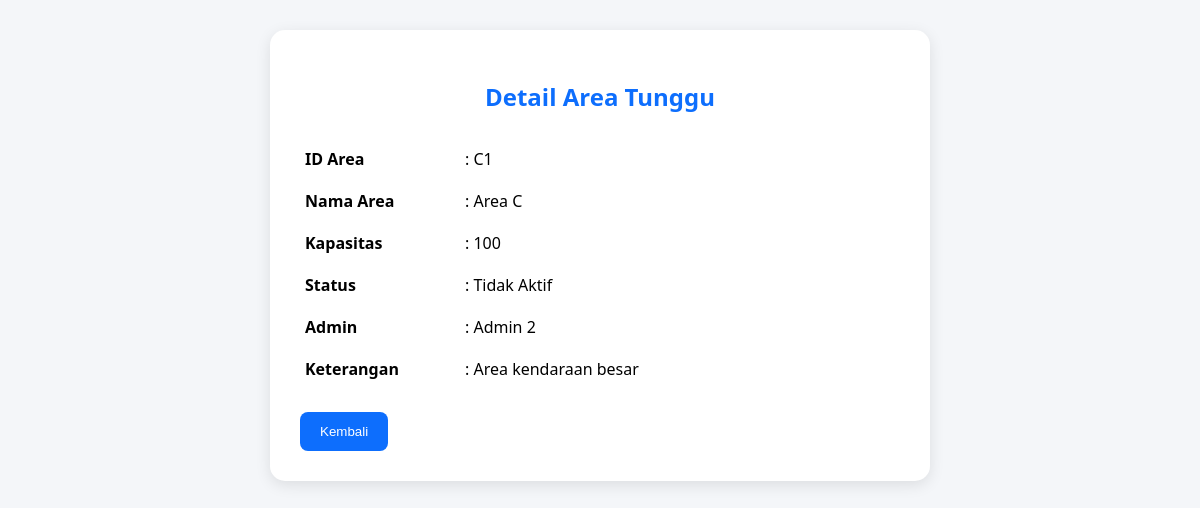
The page /admin/areaTunggu/detail.php?id=C1 on the database its author committed.
### tables this page shows
CREATE TABLE area_tunggu (
    id_area VARCHAR(10) PRIMARY KEY,
    id_user INT NOT NULL,
    nama_area VARCHAR(50) NOT NULL,
    kapasitas INT NOT NULL,
    status ENUM('Aktif','Tidak Aktif') DEFAULT 'Aktif',
    keterangan TEXT,

    FOREIGN KEY (id_user)
    REFERENCES users(id_user)
);

CREATE TABLE users (
    id_user INT AUTO_INCREMENT PRIMARY KEY,
    nama VARCHAR(100) NOT NULL,
    username VARCHAR(50) NOT NULL UNIQUE,
    password VARCHAR(255) NOT NULL,
    role ENUM('admin','petugas') NOT NULL
);

### admin/areaTunggu/detail.php (the view, shortened to what this page needs)
<?php
include "../../config/koneksi.php";
if (isset($_GET['id'])) {
    $id = $_GET['id'];
    $query = "SELECT area_tunggu.*, users.nama
              FROM area_tunggu
              JOIN users
              ON area_tunggu.id_user = users.id_user
              WHERE area_tunggu.id_area = '$id'";
    $data = mysqli_query($koneksi, $query);
    $row = mysqli_fetch_assoc($data);
} else {
    echo "ID area tidak ditemukan!";
    exit();
}
?>
<!DOCTYPE html>
<html lang="id">
<head>
    <link rel="stylesheet" href="../../assets/css/form.css">
</head>
<body>
<div class="form-box">
    <h2>Detail Area Tunggu</h2>
    <table class="detail-table">
        <tr>
            <td><strong>ID Area</strong></td>
            <td>: <?= $row['id_area']; ?></td>
        </tr>
        <tr>
            <td><strong>Nama Area</strong></td>
            <td>: <?= $row['nama_area']; ?></td>
        </tr>
        <tr>
            <td><strong>Kapasitas</strong></td>
            <td>: <?= $row['kapasitas']; ?></td>
        </tr>
        <tr>
            <td><strong>Status</strong></td>
            <td>: <?= $row['status']; ?></td>
        </tr>
        <tr>
            <td><strong>Admin</strong></td>
            <td>: <?= $row['nama']; ?></td>
        </tr>
        <tr>
            <td><strong>Keterangan</strong></td>
            <td>: <?= $row['keterangan']; ?></td>
        </tr>
    </table>
    <br>
    <button type="button" onclick="window.location='index.php'">
        Kembali
    </button>
</div>

### assets/css/form.css (style rules this page uses)
body { background:#f4f6f9; font-family:Segoe UI; }
.form-box { width:600px; margin:30px auto; background:white; padding:30px; border-radius:10px; box-shadow:0 3px 10px rgba(0,0,0,.1); }
button { background:#0d6efd; color:white; border:none; padding:10px 20px; border-radius:5px; cursor:pointer; }
h2 { text-align:center; margin-bottom:25px; }
.detail-table { width:100%; border-collapse:collapse; }
.detail-table td { padding:10px 5px; vertical-align:top; }
.detail-table td:first-child { width:150px; font-weight:bold; }
body { background:#f4f6f9; font-family:'Segoe UI',sans-serif; }
.form-box { background:white; padding:30px; border-radius:15px; box-shadow:0 4px 15px rgba(0,0,0,0.1); }
h2 { text-align:center; color:#0d6efd; margin-bottom:25px; }
button { background:#0d6efd; color:white; border:none; padding:12px 20px; border-radius:8px; cursor:pointer; }

### rows shown on the page
area_tunggu: id_area "C1", nama_area "Area C", kapasitas "100", status "Tidak Aktif", id_user.nama "Admin 2", keterangan "Area kendaraan besar"
